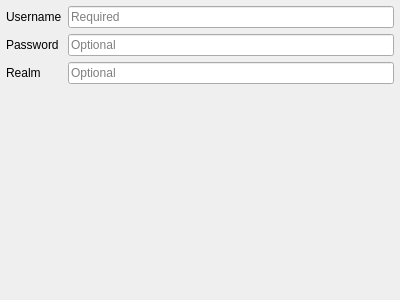
<?xml version="1.0" encoding="UTF-8"?>
<ui version="4.0">
 <class>QgsAuthBasicEdit</class>
 <widget class="QWidget" name="QgsAuthBasicEdit">
  <property name="geometry">
   <rect>
    <x>0</x>
    <y>0</y>
    <width>400</width>
    <height>300</height>
   </rect>
  </property>
  <layout class="QGridLayout" name="gridLayout">
   <property name="leftMargin">
    <number>6</number>
   </property>
   <property name="topMargin">
    <number>6</number>
   </property>
   <property name="rightMargin">
    <number>6</number>
   </property>
   <property name="bottomMargin">
    <number>6</number>
   </property>
   <item row="3" column="1">
    <widget class="QLineEdit" name="leRealm">
     <property name="placeholderText">
      <string>Optional</string>
     </property>
    </widget>
   </item>
   <item row="0" column="0">
    <widget class="QLabel" name="lblUsername">
     <property name="text">
      <string>Username</string>
     </property>
    </widget>
   </item>
   <item row="4" column="1">
    <spacer name="verticalSpacer_2">
     <property name="orientation">
      <enum>Qt::Vertical</enum>
     </property>
     <property name="sizeHint" stdset="0">
      <size>
       <width>20</width>
       <height>173</height>
      </size>
     </property>
    </spacer>
   </item>
   <item row="1" column="0">
    <widget class="QLabel" name="lblPassword">
     <property name="text">
      <string>Password</string>
     </property>
    </widget>
   </item>
   <item row="0" column="1">
    <widget class="QLineEdit" name="leUsername">
     <property name="placeholderText">
      <string>Required</string>
     </property>
    </widget>
   </item>
   <item row="3" column="0">
    <widget class="QLabel" name="lblRealm">
     <property name="text">
      <string>Realm</string>
     </property>
    </widget>
   </item>
   <item row="1" column="1">
    <widget class="QgsPasswordLineEdit" name="lePassword">
     <property name="text">
      <string/>
     </property>
     <property name="echoMode">
      <enum>QLineEdit::Password</enum>
     </property>
     <property name="placeholderText">
      <string>Optional</string>
     </property>
    </widget>
   </item>
  </layout>
 </widget>
 <customwidgets>
  <customwidget>
   <class>QgsPasswordLineEdit</class>
   <extends>QLineEdit</extends>
   <header>qgspasswordlineedit.h</header>
  </customwidget>
 </customwidgets>
 <tabstops>
  <tabstop>leUsername</tabstop>
  <tabstop>leRealm</tabstop>
 </tabstops>
 <resources/>
 <connections/>
</ui>
